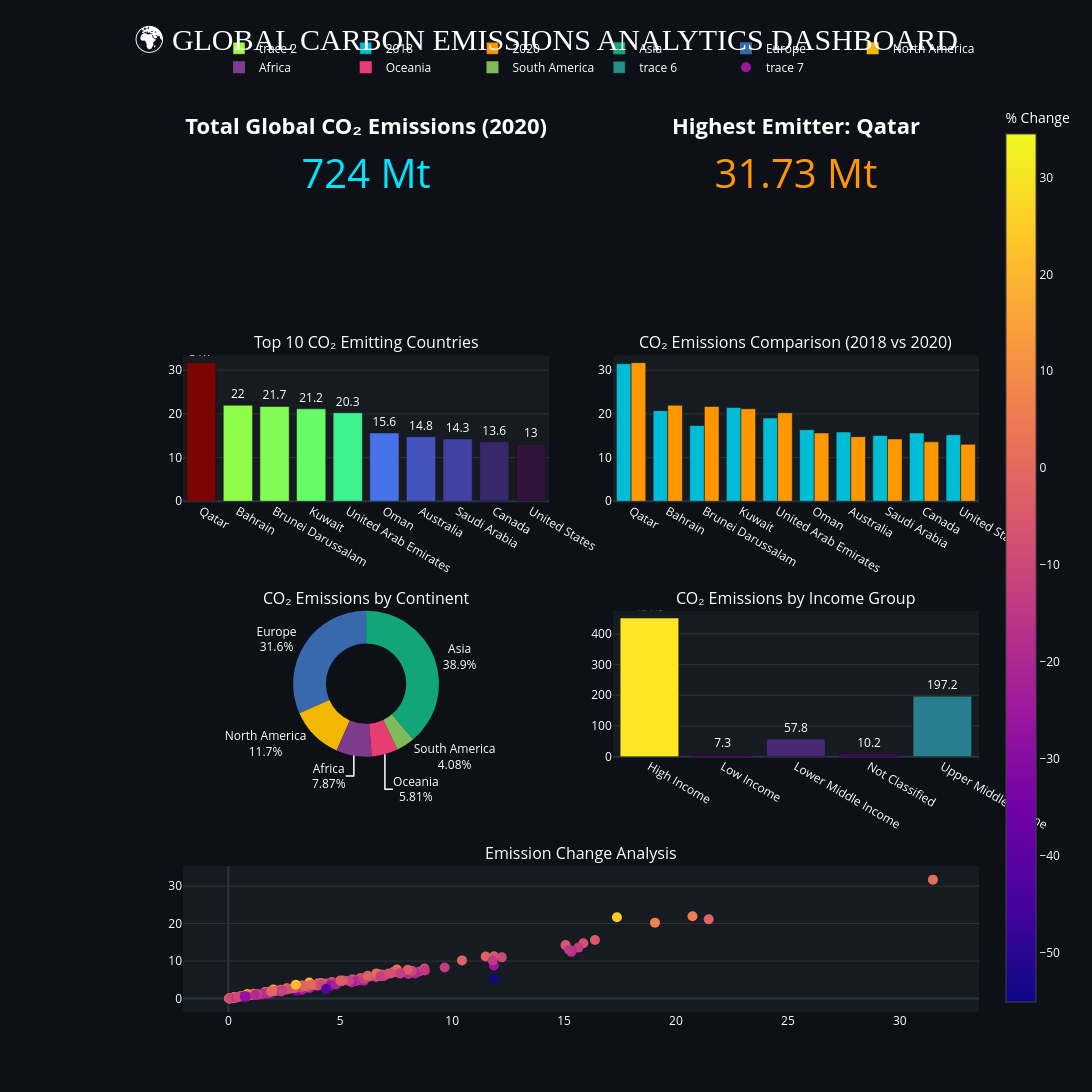

The cell this chart's notebook holds for it:
### Code cell
import pandas as pd
import numpy as np
import plotly.express as px
import plotly.graph_objects as go
from plotly.subplots import make_subplots

# =========================
# LOAD DATA
# =========================

df = pd.read_csv("carbon_emission.csv")

# Clean data
df = df.dropna()
df = df.drop_duplicates()

# =========================
# PREPARE DATA
# =========================

# Top emitters
top_10 = df.sort_values(by="co2_2020", ascending=False).head(10)

# Highest increase
change_data = df.sort_values(by="change_2018_2020", ascending=False).head(10)

# Continent data
continent_data = (
    df.groupby("continent")["co2_2020"]
    .sum()
    .reset_index()
)

# Income group data
income_data = (
    df.groupby("income_group")["co2_2020"]
    .sum()
    .reset_index()
)

# KPI Values
total_emission = round(df["co2_2020"].sum(), 2)
avg_emission = round(df["co2_2020"].mean(), 2)
max_country = top_10.iloc[0]["country_name"]
max_emission = round(top_10.iloc[0]["co2_2020"], 2)

# =========================
# CREATE DASHBOARD LAYOUT
# =========================

fig = make_subplots(
    rows=4,
    cols=2,
    specs=[
        [{"type": "indicator"}, {"type": "indicator"}],
        [{"type": "xy"}, {"type": "xy"}],
        [{"type": "domain"}, {"type": "xy"}],
        [{"type": "xy", "colspan": 2}, None]
    ],
    subplot_titles=(
        "",
        "",
        "Top 10 CO₂ Emitting Countries",
        "CO₂ Emissions Comparison (2018 vs 2020)",
        "CO₂ Emissions by Continent",
        "CO₂ Emissions by Income Group",
        "Emission Change Analysis"
    ),
    vertical_spacing=0.12,
    horizontal_spacing=0.08
)

# =========================
# KPI CARD 1
# =========================

fig.add_trace(
    go.Indicator(
        mode="number",
        value=total_emission,
        title={
            "text": "<b>Total Global CO₂ Emissions (2020)</b>",
            "font": {"size": 22, "color": "white"}
        },
        number={
            "font": {"size": 40, "color": "#00E5FF"},
            "suffix": " Mt"
        }
    ),
    row=1,
    col=1
)

# =========================
# KPI CARD 2
# =========================

fig.add_trace(
    go.Indicator(
        mode="number",
        value=max_emission,
        title={
            "text": f"<b>Highest Emitter: {max_country}</b>",
            "font": {"size": 22, "color": "white"}
        },
        number={
            "font": {"size": 40, "color": "#FF9800"},
            "suffix": " Mt"
        }
    ),
    row=1,
    col=2
)

# =========================
# BAR CHART - TOP EMITTERS
# =========================

fig.add_trace(
    go.Bar(
        x=top_10["country_name"],
        y=top_10["co2_2020"],
        marker=dict(
            color=top_10["co2_2020"],
            colorscale="Turbo"
        ),
        text=top_10["co2_2020"].round(1),
        textposition="outside",
        hovertemplate="<b>%{x}</b><br>CO₂: %{y} Mt<extra></extra>"
    ),
    row=2,
    col=1
)

# =========================
# GROUPED COMPARISON CHART
# =========================

fig.add_trace(
    go.Bar(
        x=top_10["country_name"],
        y=top_10["co2_2018"],
        name="2018",
        marker_color="#00BCD4"
    ),
    row=2,
    col=2
)

fig.add_trace(
    go.Bar(
        x=top_10["country_name"],
        y=top_10["co2_2020"],
        name="2020",
        marker_color="#FF9800"
    ),
    row=2,
    col=2
)

# =========================
# DONUT CHART
# =========================

fig.add_trace(
    go.Pie(
        labels=continent_data["continent"],
        values=continent_data["co2_2020"],
        hole=0.55,
        textinfo="percent+label",
        marker=dict(colors=px.colors.qualitative.Bold)
    ),
    row=3,
    col=1
)

# =========================
# INCOME GROUP ANALYSIS
# =========================

fig.add_trace(
    go.Bar(
        x=income_data["income_group"],
        y=income_data["co2_2020"],
        marker=dict(
            color=income_data["co2_2020"],
            colorscale="Viridis"
        ),
        text=income_data["co2_2020"].round(1),
        textposition="outside"
    ),
    row=3,
    col=2
)

# =========================
# SCATTER ANALYSIS
# =========================

fig.add_trace(
    go.Scatter(
        x=df["co2_2018"],
        y=df["co2_2020"],
        mode="markers",
        marker=dict(
            size=10,
            color=df["pct_change_2018_2020"],
            colorscale="Plasma",
            showscale=True,
            colorbar=dict(title="% Change")
        ),
        text=df["country_name"],
        hovertemplate=(
            "<b>%{text}</b><br>"
            "2018: %{x} Mt<br>"
            "2020: %{y} Mt<extra></extra>"
        )
    ),
    row=4,
    col=1
)

# =========================
# DASHBOARD STYLING
# =========================

fig.update_layout(
    title={
        "text": "🌍 GLOBAL CARBON EMISSIONS ANALYTICS DASHBOARD",
        "x": 0.5,
        "font": {
            "size": 30,
            "color": "white",
            "family": "Arial Black"
        }
    },
    template="plotly_dark",
    height=1400,
    width=1600,
    paper_bgcolor="#0D1117",
    plot_bgcolor="#161B22",
    font=dict(color="white"),
    barmode="group",
    hoverlabel=dict(
        bgcolor="black",
        font_size=14
    ),
    legend=dict(
        orientation="h",
        yanchor="bottom",
        y=1.02,
        xanchor="right",
        x=1
    )
)

# =========================
# AXIS CUSTOMIZATION
# =========================

fig.update_xaxes(showgrid=False)
fig.update_yaxes(gridcolor="rgba(255,255,255,0.1)")

# =========================
# SHOW DASHBOARD
# =========================

fig.show()
fig.write_image("carbon_dashboard.png", width=1920, height=1080, scale=2)

### Figure 1 — Plotly figure (JSON) as saved in the notebook; plotly's stock layout.template omitted (floating-point values rounded to 4 significant figures; data arrays with more than 128 entries replaced by an {"elided": "..."} marker saying what was removed)
{"data": [{"domain": {"x": [0, 0.46], "y": [0.84, 1]}, "mode": "number", "number": {"font": {"color": "#00E5FF", "size": 40}, "suffix": " Mt"}, "title": {"font": {"color": "white", "size": 22}, "text": "<b>Total Global CO₂ Emissions (2020)</b>"}, "type": "indicator", "value": 724.4}, {"domain": {"x": [0.54, 1], "y": [0.84, 1]}, "mode": "number", "number": {"font": {"color": "#FF9800", "size": 40}, "suffix": " Mt"}, "title": {"font": {"color": "white", "size": 22}, "text": "<b>Highest Emitter: Qatar</b>"}, "type": "indicator", "value": 31.73}, {"hovertemplate": "<b>%{x}</b><br>CO₂: %{y} Mt<extra></extra>", "marker": {"color": [31.73, 21.98, 21.71, 21.17, 20.25, 15.64, 14.77, 14.27, 13.6, 13.03], "colorscale": [[0, "#30123b"], [0.07143, "#4145ab"], [0.1429, "#4675ed"], [0.2143, "#39a2fc"], [0.2857, "#1bcfd4"], [0.3571, "#24eca6"], [0.4286, "#61fc6c"], [0.5, "#a4fc3b"], [0.5714, "#d1e834"], [0.6429, "#f3c63a"], [0.7143, "#fe9b2d"], [0.7857, "#f36315"], [0.8571, "#d93806"], [0.9286, "#b11901"], [1, "#7a0402"]]}, "text": [31.7, 22.0, 21.7, 21.2, 20.3, 15.6, 14.8, 14.3, 13.6, 13.0], "textposition": "outside", "type": "bar", "x": ["Qatar", "Bahrain", "Brunei Darussalam", "Kuwait", "United Arab Emirates", "Oman", "Australia", "Saudi Arabia", "Canada", "United States"], "xaxis": "x", "y": [31.73, 21.98, 21.71, 21.17, 20.25, 15.64, 14.77, 14.27, 13.6, 13.03], "yaxis": "y"}, {"marker": {"color": "#00BCD4"}, "name": "2018", "type": "bar", "x": ["Qatar", "Bahrain", "Brunei Darussalam", "Kuwait", "United Arab Emirates", "Oman", "Australia", "Saudi Arabia", "Canada", "United States"], "xaxis": "x2", "y": [31.48, 20.74, 17.36, 21.46, 19.06, 16.38, 15.86, 15.07, 15.64, 15.22], "yaxis": "y2"}, {"marker": {"color": "#FF9800"}, "name": "2020", "type": "bar", "x": ["Qatar", "Bahrain", "Brunei Darussalam", "Kuwait", "United Arab Emirates", "Oman", "Australia", "Saudi Arabia", "Canada", "United States"], "xaxis": "x2", "y": [31.73, 21.98, 21.71, 21.17, 20.25, 15.64, 14.77, 14.27, 13.6, 13.03], "yaxis": "y2"}, {"domain": {"x": [0, 0.46], "y": [0.28, 0.44]}, "hole": 0.55, "labels": ["Africa", "Asia", "Europe", "North America", "Oceania", "South America"], "marker": {"colors": ["rgb(127, 60, 141)", "rgb(17, 165, 121)", "rgb(57, 105, 172)", "rgb(242, 183, 1)", "rgb(231, 63, 116)", "rgb(128, 186, 90)", "rgb(230, 131, 16)", "rgb(0, 134, 149)", "rgb(207, 28, 144)", "rgb(249, 123, 114)", "rgb(165, 170, 153)"]}, "textinfo": "percent+label", "type": "pie", "values": [56.98, 281.5, 229.2, 85.0, 42.11, 29.54]}, {"marker": {"color": [451.9, 7.252, 57.78, 10.24, 197.2], "colorscale": [[0, "#440154"], [0.1111, "#482878"], [0.2222, "#3e4989"], [0.3333, "#31688e"], [0.4444, "#26828e"], [0.5556, "#1f9e89"], [0.6667, "#35b779"], [0.7778, "#6ece58"], [0.8889, "#b5de2b"], [1, "#fde725"]]}, "text": [451.9, 7.3, 57.8, 10.2, 197.2], "textposition": "outside", "type": "bar", "x": ["High Income", "Low Income", "Lower Middle Income", "Not Classified", "Upper Middle Income"], "xaxis": "x3", "y": [451.9, 7.252, 57.78, 10.24, 197.2], "yaxis": "y3"}, {"hovertemplate": "<b>%{text}</b><br>2018: %{x} Mt<br>2020: %{y} Mt<extra></extra>", "marker": {"color": {"elided": "191 float values"}, "colorbar": {"title": {"text": "% Change"}}, "colorscale": [[0, "#0d0887"], [0.1111, "#46039f"], [0.2222, "#7201a8"], [0.3333, "#9c179e"], [0.4444, "#bd3786"], [0.5556, "#d8576b"], [0.6667, "#ed7953"], [0.7778, "#fb9f3a"], [0.8889, "#fdca26"], [1, "#f0f921"]], "showscale": true, "size": 10}, "mode": "markers", "text": {"elided": "191 str values"}, "type": "scatter", "x": {"elided": "191 float values"}, "xaxis": "x4", "y": {"elided": "191 float values"}, "yaxis": "y4"}], "layout": {"annotations": [{"font": {"size": 16}, "showarrow": false, "text": "Top 10 CO₂ Emitting Countries", "x": 0.23, "xanchor": "center", "xref": "paper", "y": 0.72, "yanchor": "bottom", "yref": "paper"}, {"font": {"size": 16}, "showarrow": false, "text": "CO₂ Emissions Comparison (2018 vs 2020)", "x": 0.77, "xanchor": "center", "xref": "paper", "y": 0.72, "yanchor": "bottom", "yref": "paper"}, {"font": {"size": 16}, "showarrow": false, "text": "CO₂ Emissions by Continent", "x": 0.23, "xanchor": "center", "xref": "paper", "y": 0.44, "yanchor": "bottom", "yref": "paper"}, {"font": {"size": 16}, "showarrow": false, "text": "CO₂ Emissions by Income Group", "x": 0.77, "xanchor": "center", "xref": "paper", "y": 0.44, "yanchor": "bottom", "yref": "paper"}, {"font": {"size": 16}, "showarrow": false, "text": "Emission Change Analysis", "x": 0.5, "xanchor": "center", "xref": "paper", "y": 0.16, "yanchor": "bottom", "yref": "paper"}], "barmode": "group", "font": {"color": "white"}, "height": 1400, "hoverlabel": {"bgcolor": "black", "font": {"size": 14}}, "legend": {"orientation": "h", "x": 1, "xanchor": "right", "y": 1.02, "yanchor": "bottom"}, "paper_bgcolor": "#0D1117", "plot_bgcolor": "#161B22", "title": {"font": {"color": "white", "family": "Arial Black", "size": 30}, "text": "🌍 GLOBAL CARBON EMISSIONS ANALYTICS DASHBOARD", "x": 0.5}, "width": 1600, "xaxis": {"anchor": "y", "domain": [0, 0.46], "showgrid": false}, "xaxis2": {"anchor": "y2", "domain": [0.54, 1], "showgrid": false}, "xaxis3": {"anchor": "y3", "domain": [0.54, 1], "showgrid": false}, "xaxis4": {"anchor": "y4", "domain": [0, 1], "showgrid": false}, "yaxis": {"anchor": "x", "domain": [0.56, 0.72], "gridcolor": "rgba(255,255,255,0.1)"}, "yaxis2": {"anchor": "x2", "domain": [0.56, 0.72], "gridcolor": "rgba(255,255,255,0.1)"}, "yaxis3": {"anchor": "x3", "domain": [0.28, 0.44], "gridcolor": "rgba(255,255,255,0.1)"}, "yaxis4": {"anchor": "x4", "domain": [0, 0.16], "gridcolor": "rgba(255,255,255,0.1)"}}}
